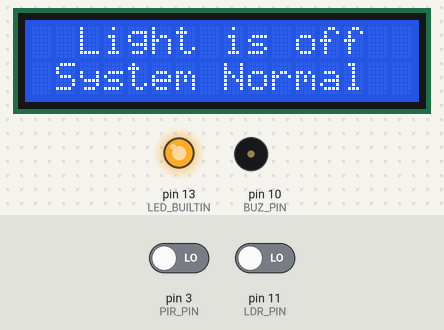
A sketch run on a simulated Arduino Uno, built with avr-gcc and run on an emulated ATmega328P. On the bench: 16×2 character LCD, output pins drawn as LEDs (lit = HIGH), buzzer (waves = sounding, pin HIGH). The inputs (shaded band) are chosen by the test bench; at power-on: pin 11 (LDR_PIN) LOW, pin 3 (PIR_PIN) LOW.

Above: at 3.2 s.
3.3 s: pin 11 (LDR_PIN) driven HIGH
At 4.2 s:
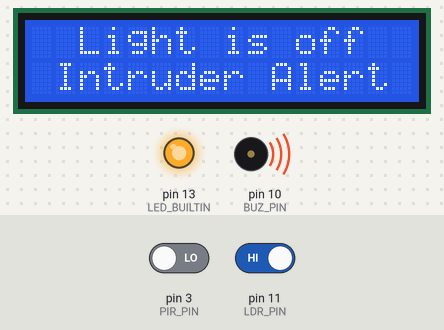
4.8 s: pin 3 (PIR_PIN) driven HIGH
At 5.5 s:
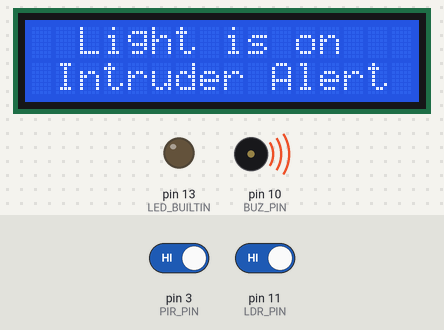
6.3 s: pin 11 (LDR_PIN) driven LOW
At 7.5 s:
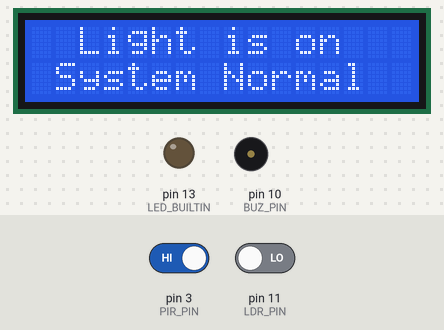
7.8 s: pin 3 (PIR_PIN) driven LOW
At 9.0 s:
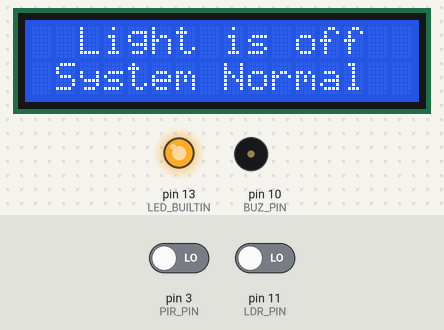
Timing chart, 0 to 10.3 s (numbered marks = the images above; inputs shaded):
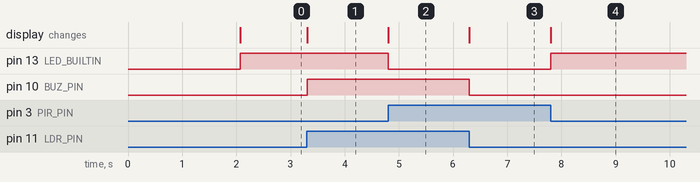

Measured:
- after the input at 3.3 s, pin 10 (BUZ_PIN): LOW → HIGH at once; the display: changes at once (image 1)
- after the input at 4.8 s, pin 13 (LED_BUILTIN): HIGH → LOW at once; the display: changes at once (image 2)
- after the input at 6.3 s, pin 10 (BUZ_PIN): HIGH → LOW at once; the display: changes at once (image 3)
- after the input at 7.8 s, pin 13 (LED_BUILTIN): LOW → HIGH at once; the display: changes at once (image 4)

The sketch:

Security.ino
```cpp
// This Code is for an Arduino Processor, It has two Sensors - LDR & PIR. When PIR detects anything it displays output - Light is On ; and - light if is Off; lighting on andf off a bulb.
// The LDR Detects objects pssing through the light and wgen something does pass, the buzzer makes a buss noise.

// include the library code:
#include <LiquidCrystal.h>

// initialize the library by associating any needed LCD interface pin
// with the arduino pin number it is connected to
const int rs = 9, en = 8, d4 = 7, d5 = 6, d6 = 5, d7 = 4;
LiquidCrystal lcd(rs, en, d4, d5, d6, d7);

const int PIR_PIN = 3;
const int LDR_PIN = 11;
const int BUZ_PIN = 10;

void setup() {
  // set up the LCD's number of columns and rows:
  lcd.begin(16, 2);
  lcd.setCursor(0, 0);
  lcd.print("BUILDING SECURITY");
  lcd.setCursor(5, 1);
  lcd.print("SYSTEM");
  // initialize the pushbutton pin as an input:
  pinMode(PIR_PIN, INPUT);
  pinMode(LDR_PIN, INPUT);
  pinMode(BUZ_PIN, OUTPUT);
  pinMode(LED_BUILTIN, OUTPUT);
  delay(2000);
  lcd.clear();
}

void loop() {

 // for PIR pin , Passive Infra Red Pin

  if (digitalRead(PIR_PIN))  {

    digitalWrite(13, LOW);

    lcd.setCursor(0, 0);
    lcd.print("  Light is on   ");
  }

else  {
    digitalWrite(13, HIGH);

    lcd.setCursor(0, 0);
    lcd.print("  Light is off  ");
  }

  // For LDR Pin

  if (digitalRead(LDR_PIN))  {
    lcd.setCursor(0, 1);
    lcd.print(" Intruder Alert ");

    digitalWrite(BUZ_PIN, HIGH);
  }
else  {
    lcd.setCursor(0, 1);
    lcd.print(" System Normal  ");

    digitalWrite(BUZ_PIN, LOW); //If you dont want continuous sound use this line of code, if you want it comment this line
  }

}
```
